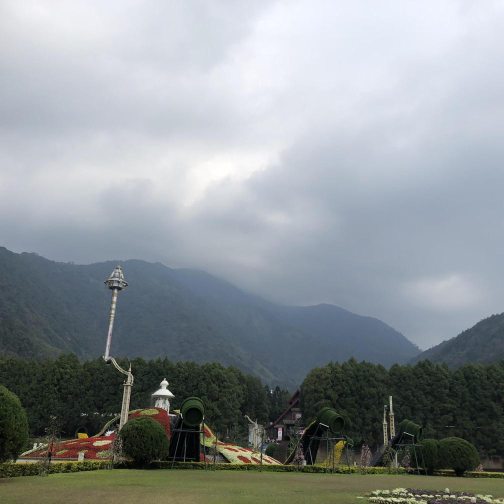
#> input picture photo/img-process/img/201902台湾01.jpg, 1008 x 1008 px (shown at 1/2 size); its folder holds 4 pictures in this run
$ python tool.py   (older library calls are emulated)
#> lines starting #> are read from the running program, lines starting #| are printed output that depends on the picture
### photo/img-process/ImageProcess.py
# coding=utf-8
from PIL import Image
import shutil
import os

class Graphics:
    '''图片处理类

    参数
    -------
    infile: 输入文件路径
    outfile: 输出文件路径
    '''
    def __init__(self, infile, outfile):
        self.infile = infile
        self.outfile = outfile

    # [41 lines left out: functions fixed_size, resize_by_width, resize_by_height, resize_by_size, not called in this run]


    def cut_by_ratio(self):
        """按照图片长宽进行分割

        ------------
        取中间的部分，裁剪成正方形
        """
        im = Image.open(self.infile)
        (x, y) = im.size
        if x > y:
            region = (int(x/2-y/2), 0, int(x/2+y/2), y)
            #裁切图片
            crop_img = im.crop(region)
            #保存裁切后的图片
            crop_img.save(self.outfile)
        elif x < y:
            region = (0, int(y/2-x/2), x, int(y/2+x/2))
            #裁切图片
            crop_img = im.crop(region)
            #保存裁切后的图片
            crop_img.save(self.outfile)

### photo/img-process/tool.py
#coding: utf-8
from PIL import Image
import os
import sys
import json
from datetime import datetime
from ImageProcess import Graphics

# 定义压缩比，数值越大，压缩越小
SIZE_normal = 1.0
SIZE_small = 1.5
SIZE_more_small = 2.0
SIZE_more_small_small = 3.0


# 图片路径, 裁剪压缩后覆盖原来图片
IMG_PATH = "img/"


def list_img_file(directory):
    """列出目录下所有文件，并筛选出图片文件列表返回"""
#> called with directory = 'img/'
    old_list = os.listdir(directory)
    # print old_list
    new_list = []
    for filename in old_list:
        name, fileformat = filename.split(".")
        if fileformat.lower() == "jpg" or fileformat.lower() == "jpeg" or fileformat.lower() == "png" or fileformat.lower() == "gif":
            new_list.append(filename)
    # print new_list
    new_list.sort();
    return new_list

def compress(choose, des_dir, src_dir, file_list):
    """压缩算法，img.thumbnail对图片进行压缩，

    参数
    -----------
    choose: str
            选择压缩的比例，有4个选项，越大压缩后的图片越小
    """
    if choose == '1':
        scale = SIZE_normal
    if choose == '2':
        scale = SIZE_small
    if choose == '3':
        scale = SIZE_more_small
    if choose == '4':
        scale = SIZE_more_small_small
    for infile in file_list:
        img = Image.open(src_dir+infile)
        # size_of_file = os.path.getsize(infile)
        w, h = img.size
        img.thumbnail((int(w/scale), int(h/scale)))
        img.save(des_dir + infile)

def compress_photo():
    '''调用压缩图片的函数
    '''
    src_dir, des_dir = IMG_PATH, IMG_PATH
    file_list_src = list_img_file(src_dir)
    compress('4', des_dir, src_dir, file_list_src)

def print_json(file_list):
    srcs = "["
    links = "["
    texts = "["
    types = "["
    sizes = "["
    for filename in file_list:
        name, fileformat = filename.split(".")
        srcs = srcs + '"", '
        links = links + '"' + name + '", '
        texts = texts + '"", '
        types = types + '"' + fileformat + '", '
        sizes = sizes + '"", '
    srcs = srcs[0:-2] + ']'
    links = links[0:-2] + ']'
    texts = texts[0:-2] + ']'
    types = types[0:-2] + ']'
    sizes = sizes[0:-2] + ']'
    print('---------------------')
    print('\t{')
    print('\t\t"date": " ",')
    print('\t\t"title": " ",')
    print('\t\t"arr": {')
    print('\t\t\t"year": "",')
    print('\t\t\t"month": "",')
    print('\t\t\t"src": ' + srcs + ',')
    print('\t\t\t"link": ' + links + ',')
    print('\t\t\t"text": ' + texts + ',')
    print('\t\t\t"type": ' + types + ',')
    print('\t\t\t"size": ' + sizes + ',')
    print('\t\t}')
    print('\t},')
    print('---------------------')

def cut_photo():
    """裁剪算法

    ----------
    调用Graphics类中的裁剪算法，将img目录下的文件进行裁剪（裁剪成正方形）
    """
    src_dir = IMG_PATH

    # business logic
    file_list = list_img_file(src_dir)
    # print info for .json file
    print('print info...')
    print_json(file_list)
    #print file_list
    print('cut...')
    if file_list:
        for infile in file_list:
            img = Image.open(src_dir+infile)
#> img is the input picture: PIL image 1008x1008 RGB; mean R, G, B 142.2, 148.6, 152
            Graphics(infile=src_dir+infile, outfile=src_dir + infile).cut_by_ratio()
#> pass 2 of the loop in cut_photo, `for infile in file_list:`:
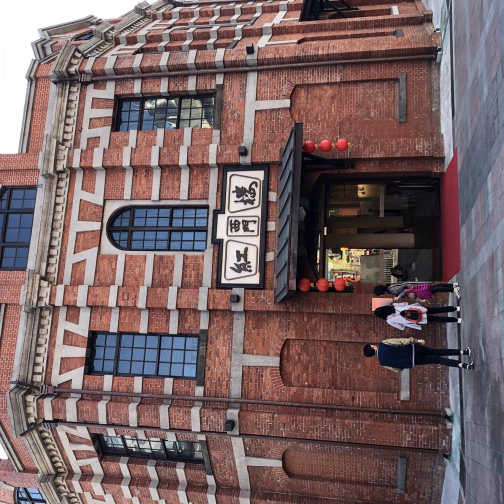
#> input picture photo/img-process/img/201902台湾02.jpg, 1008 x 1008 px (shown at 1/2 size)
#> in cut_photo, img is the input picture: PIL image 1008x1008 RGB; mean R, G, B 118.8, 98.2, 99.8
#> pass 3 of the loop in cut_photo, `for infile in file_list:`:
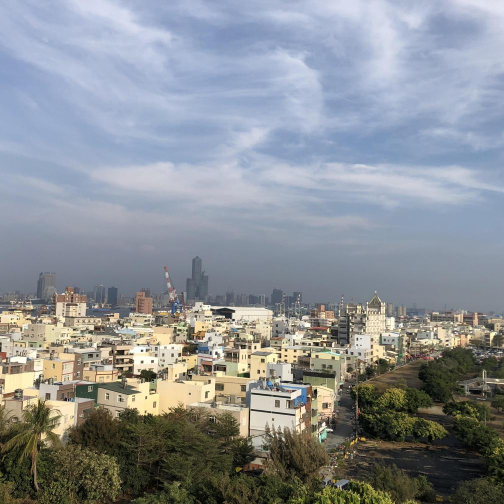
#> input picture photo/img-process/img/201902台湾03.jpg, 1008 x 1008 px (shown at 1/2 size)
#> in cut_photo, img is the input picture: PIL image 1008x1008 RGB; mean R, G, B 138.9, 143.8, 148.9
#> the loop made 4 passes; the first 3 are shown
    else:
        pass


if __name__ == "__main__":
    # 图片保存在 img 目录下
    cut_photo()        # 裁剪图片
    print('compress...')
    compress_photo()   # 压缩图片
#> in compress_photo, `src_dir, des_dir = IMG_PATH, IMG_PATH`: src_dir = 'img/'
#> in compress_photo, `file_list_src = list_img_file(src_dir)`: file_list_src = ['201902台湾01.jpg', '201902台湾02.jpg', '201902台湾03.jpg', '201902台湾04.jpg']
#> in compress, `img.thumbnail((int(w/scale), int(h/scale)))`:
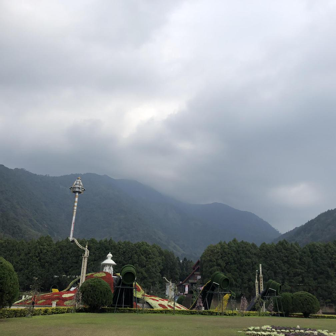
#> img: PIL image 336x336 RGB; mean R, G, B 142.2, 148.6, 152
#> pass 2 of the loop in compress, `for infile in file_list:`:
#> in compress, `img.thumbnail((int(w/scale), int(h/scale)))`:
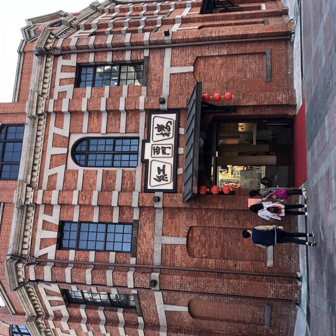
#> img: PIL image 336x336 RGB; mean R, G, B 118.8, 98.2, 99.8
#> pass 3 of the loop in compress, `for infile in file_list:`:
#> in compress, `img.thumbnail((int(w/scale), int(h/scale)))`:
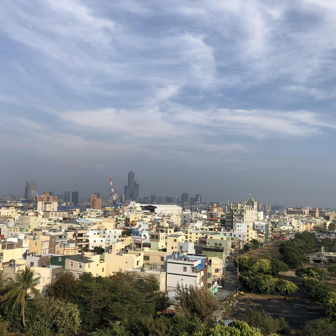
#> img: PIL image 336x336 RGB; mean R, G, B 138.9, 143.8, 148.9
#> the loop made 4 passes; the first 3 are shown
